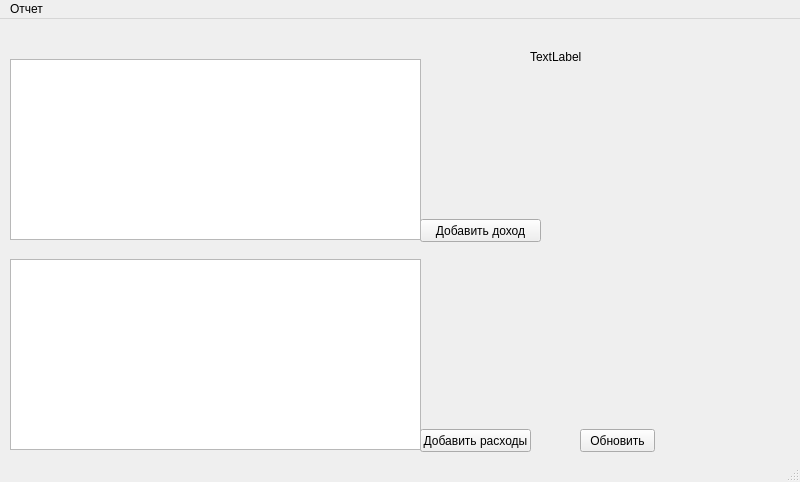
<?xml version="1.0" encoding="UTF-8"?>
<ui version="4.0">
 <class>MainWindow</class>
 <widget class="QMainWindow" name="MainWindow">
  <property name="geometry">
   <rect>
    <x>0</x>
    <y>0</y>
    <width>800</width>
    <height>482</height>
   </rect>
  </property>
  <property name="windowTitle">
   <string>MainWindow</string>
  </property>
  <widget class="QWidget" name="centralwidget">
   <widget class="QPushButton" name="pushButton_2">
    <property name="geometry">
     <rect>
      <x>420</x>
      <y>410</y>
      <width>111</width>
      <height>23</height>
     </rect>
    </property>
    <property name="text">
     <string>Добавить расходы</string>
    </property>
   </widget>
   <widget class="QPushButton" name="pushButton">
    <property name="geometry">
     <rect>
      <x>420</x>
      <y>200</y>
      <width>121</width>
      <height>23</height>
     </rect>
    </property>
    <property name="text">
     <string>Добавить доход</string>
    </property>
   </widget>
   <widget class="QTableView" name="tableView_2">
    <property name="geometry">
     <rect>
      <x>10</x>
      <y>240</y>
      <width>411</width>
      <height>191</height>
     </rect>
    </property>
   </widget>
   <widget class="QTableView" name="tableView">
    <property name="geometry">
     <rect>
      <x>10</x>
      <y>40</y>
      <width>411</width>
      <height>181</height>
     </rect>
    </property>
   </widget>
   <widget class="QPushButton" name="pushButton_3">
    <property name="geometry">
     <rect>
      <x>580</x>
      <y>410</y>
      <width>75</width>
      <height>23</height>
     </rect>
    </property>
    <property name="text">
     <string>Обновить</string>
    </property>
   </widget>
   <widget class="QLabel" name="label">
    <property name="geometry">
     <rect>
      <x>530</x>
      <y>30</y>
      <width>241</width>
      <height>16</height>
     </rect>
    </property>
    <property name="text">
     <string>TextLabel</string>
    </property>
   </widget>
  </widget>
  <widget class="QMenuBar" name="menubar">
   <property name="geometry">
    <rect>
     <x>0</x>
     <y>0</y>
     <width>800</width>
     <height>21</height>
    </rect>
   </property>
   <widget class="QMenu" name="menu">
    <property name="title">
     <string>Отчет</string>
    </property>
    <addaction name="action"/>
    <addaction name="action_2"/>
   </widget>
   <addaction name="menu"/>
  </widget>
  <widget class="QStatusBar" name="statusbar"/>
  <action name="action">
   <property name="text">
    <string>...по категориям</string>
   </property>
  </action>
  <action name="action_2">
   <property name="text">
    <string>...за период</string>
   </property>
  </action>
 </widget>
 <resources/>
 <connections/>
</ui>
